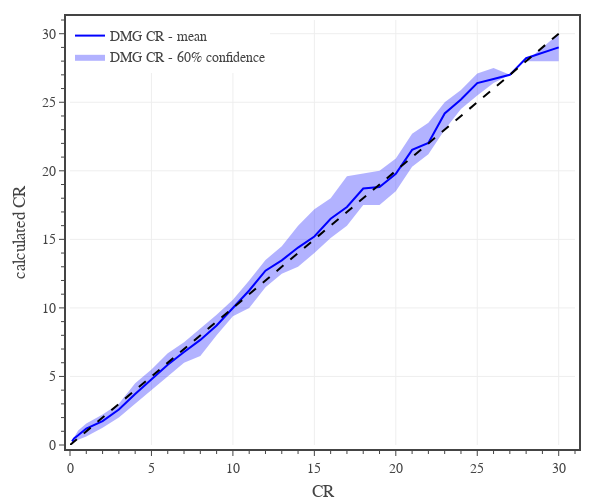

Write notebook code for a chart like this one.
### Code cell
# final CR

# create figure
fig = go.Figure(
    layout=go.Layout(
        template=TFB_TEMPLATE,
        margin=dict(l=70, r=25, b=55, t=20, pad=4),
        xaxis=dict(
            title_text='CR',
            range=[0,31],
            tick0=0, dtick=5,
            minor=dict(tick0=0, dtick=1),
        ),
        yaxis=dict(
            title_text='calculated CR',
            range=[0,31],
            tick0=0, dtick=5,
            minor=dict(tick0=0, dtick=1),
        ),
        legend=dict(
            xanchor='left', yanchor='top',
            x=0.00, y=1.00,
            orientation='v',
            tracegroupgap=0,
        )
    )
)

# plot monster confidence interval and average
plot_confidence_interval(fig, df0, 0.6, 'CR', 'C-CR DMG', 'DMG CR', 'rgba(0, 0, 255, 1.0)', 'rgba(0, 0, 255, 0.3)')

# plot reference line
fig.add_trace(go.Scatter(
    x=[0,30], y=[0,30],
    mode='lines', 
    name='DMG',
    line=dict(color='black', dash='dash'),
    showlegend=False,
    hoverinfo='skip', 
))

# show figure
fig.update_layout(width=600, height=500)
fig.show(config=TFB_CONFIG)

# save figures
if SAVEFIGS:
    fig.update_layout(autosize=True, width=None, height=None)
    save_fig_html(fig, format='large', name='fig-dmg-cr-vs-cr')
    save_fig_html(fig, format='small', name='fig-dmg-cr-vs-cr')

### Figure 1 — Plotly figure (JSON) as saved in the notebook; plotly's stock layout.template omitted (floating-point values rounded to 4 significant figures)
{"data": [{"hoverinfo": "skip", "legendgroup": "DMG CR", "line": {"width": 0}, "showlegend": false, "type": "scatter", "x": [0.125, 0.25, 0.5, 1, 2, 3, 4, 5, 6, 7, 8, 9, 10, 11, 12, 13, 14, 15, 16, 17, 18, 19, 20, 21, 22, 23, 24, 25, 26, 27, 28, 30], "y": [0.3125, 0.5625, 1.062, 1.562, 2.225, 3, 4.5, 5.5, 6.7, 7.5, 8.5, 9.5, 10.6, 12, 13.5, 14.5, 16, 17.2, 18, 19.6, 19.8, 20, 20.9, 22.7, 23.5, 25, 25.9, 27.1, 27.5, 27, 28, 30]}, {"fill": "tonexty", "fillcolor": "rgba(0, 0, 255, 0.3)", "hoverinfo": "skip", "legendgroup": "DMG CR", "line": {"width": 0}, "name": "DMG CR - 60% confidence", "type": "scatter", "x": [0.125, 0.25, 0.5, 1, 2, 3, 4, 5, 6, 7, 8, 9, 10, 11, 12, 13, 14, 15, 16, 17, 18, 19, 20, 21, 22, 23, 24, 25, 26, 27, 28, 30], "y": [0.125, 0.25, 0.375, 0.625, 1.25, 2, 3, 4, 5, 6, 6.5, 8, 9.4, 10, 11.5, 12.5, 13, 14, 15.1, 16, 17.5, 17.5, 18.5, 20.3, 21.2, 23, 24.5, 25.5, 26.4, 27, 28, 28]}, {"hovertemplate": "<b>DMG CR</b><br>CR %{x:,.0f}<br>Mean %{y:,.1f}<br><extra></extra>", "legendgroup": "DMG CR", "line": {"color": "rgba(0, 0, 255, 1.0)"}, "mode": "lines", "name": "DMG CR - mean", "type": "scatter", "x": [0.125, 0.25, 0.5, 1, 2, 3, 4, 5, 6, 7, 8, 9, 10, 11, 12, 13, 14, 15, 16, 17, 18, 19, 20, 21, 22, 23, 24, 25, 26, 27, 28, 30], "y": [0.269, 0.4846, 0.7139, 1.204, 1.741, 2.583, 3.726, 4.818, 5.861, 6.778, 7.665, 8.721, 9.96, 11.27, 12.72, 13.46, 14.4, 15.21, 16.5, 17.36, 18.71, 18.82, 19.79, 21.53, 22.03, 24.19, 25.21, 26.4, 26.7, 27, 28.21, 29]}, {"hoverinfo": "skip", "line": {"color": "black", "dash": "dash"}, "mode": "lines", "name": "DMG", "showlegend": false, "type": "scatter", "x": [0, 30], "y": [0, 30]}], "layout": {"height": 500, "legend": {"orientation": "v", "tracegroupgap": 0, "x": 0, "xanchor": "left", "y": 1, "yanchor": "top"}, "margin": {"b": 55, "l": 70, "pad": 4, "r": 25, "t": 20}, "width": 600, "xaxis": {"dtick": 5, "minor": {"dtick": 1, "tick0": 0}, "range": [0, 31], "tick0": 0, "title": {"text": "CR"}}, "yaxis": {"dtick": 5, "minor": {"dtick": 1, "tick0": 0}, "range": [0, 31], "tick0": 0, "title": {"text": "calculated CR"}}}}
